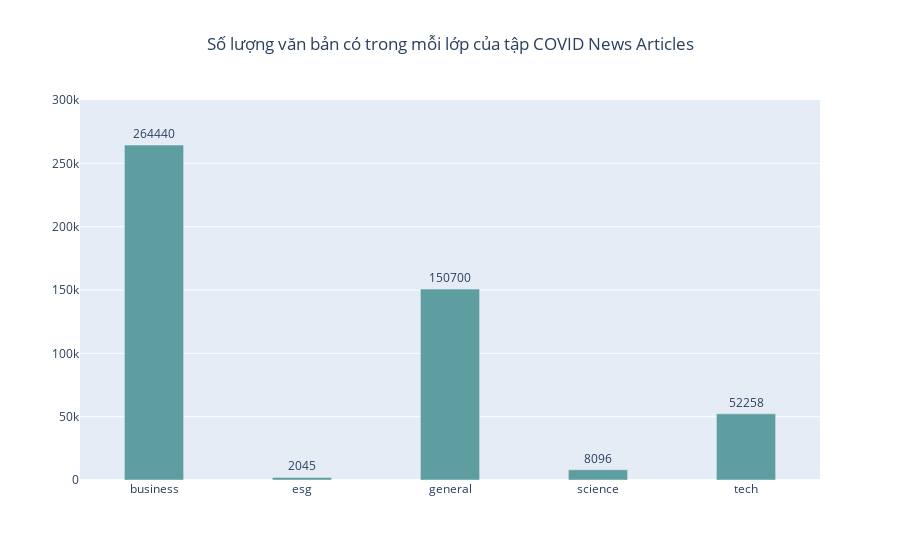

Notebook source saved alongside this figure:
### Markdown cell above
## VISUALIZATION

### Code cell
groups = data_Clean.groupby(by='Label').count()['Text']

fig = go.Figure()
fig.add_trace(go.Bar(
    x=groups.index,
    y=groups.values,
    marker_color='cadetblue',
    width=0.4, 
    text=groups,
    textposition='outside'
))

fig.update_layout(title=f'Số lượng văn bản có trong mỗi lớp của tập COVID News Articles', title_x=0.5,  yaxis=dict(range=[0, 300000]))

fig.show()

### Figure 1 — Plotly figure (JSON) as saved in the notebook; plotly's stock layout.template omitted (floating-point values rounded to 4 significant figures)
{"data": [{"marker": {"color": "cadetblue"}, "text": [264440, 2045, 150700, 8096, 52258], "textposition": "outside", "type": "bar", "width": 0.4, "x": ["business", "esg", "general", "science", "tech"], "y": [264440, 2045, 150700, 8096, 52258]}], "layout": {"title": {"text": "Số lượng văn bản có trong mỗi lớp của tập COVID News Articles", "x": 0.5}, "yaxis": {"range": [0, 300000]}}}
